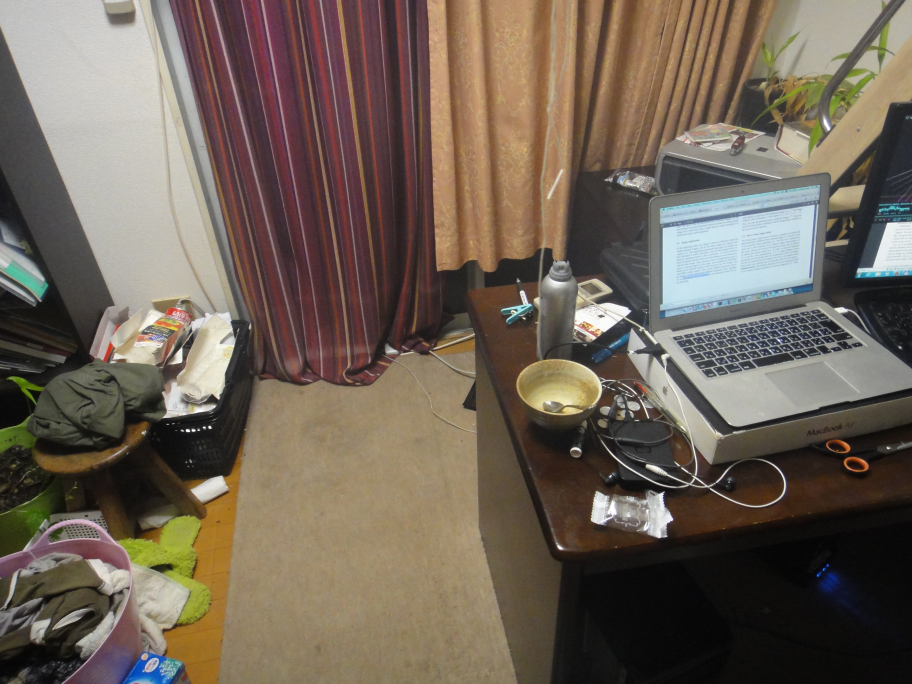
#> input picture DSC00119.JPG, 3648 x 2736 px (shown at 1/4 size)
$ python imgreg.py DSC00119.JPG DSC00120.JPG   (Python 2 division)   (older library calls are emulated)
#> lines starting #> are read from the running program, lines starting #| are printed output that depends on the picture
import numpy as np
from numpy.fft import fft2, ifft2, fftshift
from scipy import ndimage as nd
from scipy.misc import *
import sys
import math
from matplotlib import pyplot
from scipy import linalg
try:
    import scipy.ndimage.interpolation as ndii
except ImportError:
    import ndimage.interpolation as ndii

print sys.argv
import sift


# [128 lines left out: functions translation, logpolar, highpass, similarity, not called in this run]

def diadicBlur(img,lvl):
    imc=img.astype(np.float64)
    shft=2>>lvl
    imx=np.roll(imc,shft,0)*0.25+np.roll(imc,-shft,0)*0.25+0.5*imc
    imy=np.roll(imx,shft,1)*0.25+np.roll(imx,-shft,1)*0.25+0.5*imx
    return imy
def fullDiadicBlur(img,lvl):
   for l in range(lvl):
    img=diadicBlur(img,l)
   return img

# [15 lines left out: function imshow, not called in this run]
sal=len(sys.argv)
if sal==2:
 k=nd.imread(sys.argv[1])
 print k.shape
 bl=nd.filters.gaussian_filter1d(k,5,0)
 bl=nd.filters.gaussian_filter1d(bl,5,1)
 imsave('blur.jpg',bl)

# [7 lines left out: function frev, not called in this run]
if sal==3:
 im0=np.mean(imresize(nd.imread(sys.argv[1]),0.5),-1)
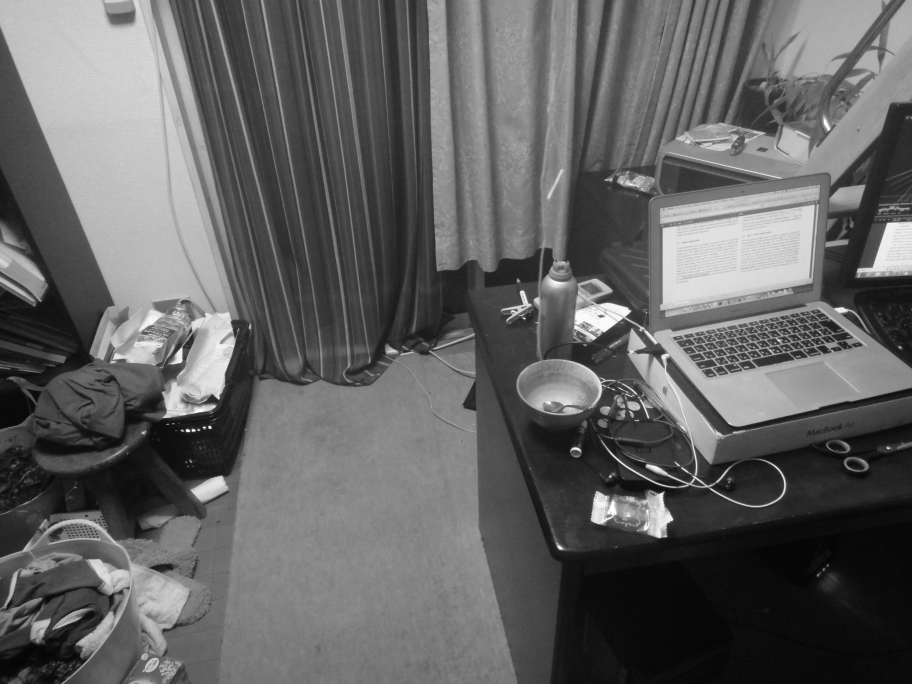
#> im0: shape (1368, 1824) float64 (shown at 1/2 size); min 3, max 255, mean 98.6

 im1=np.mean(imresize(nd.imread(sys.argv[2]),0.5),-1)#reference
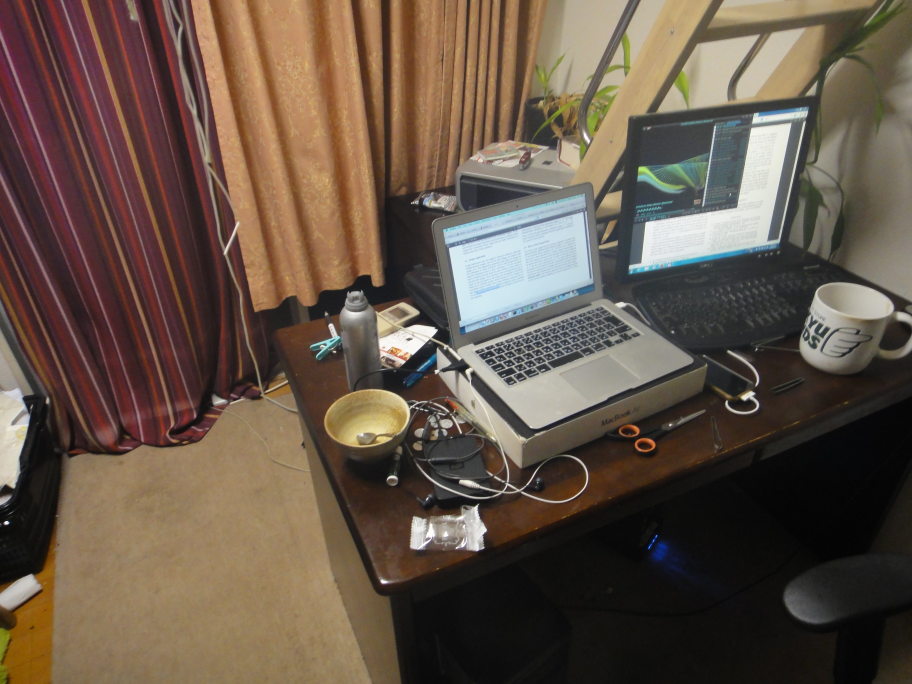
#> input picture DSC00120.JPG, 3648 x 2736 px (shown at 1/4 size)
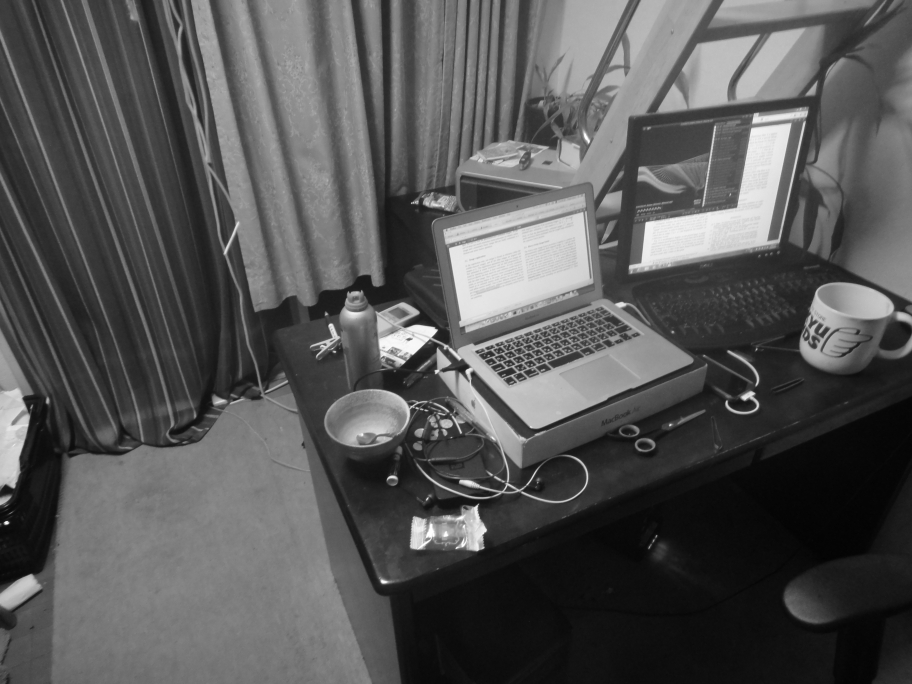
#> im1: shape (1368, 1824) float64 (shown at 1/2 size); min 3, max 255, mean 85.9
 #print sift.prep_cascade(im0,2,1.3,2,2)[0].shape
 imb0=fullDiadicBlur(im0,5)
 imb1=fullDiadicBlur(im1,5)
 dl=8
 #grid0=np.meshgrid(np.arange(0,im0.shape[0],dl),np.arange(0,im0.shape[1],dl),indexing='ij')
 grid1=np.meshgrid(np.arange(0,im1.shape[0],dl),np.arange(0,im1.shape[1],dl),indexing='ij')
 degrid=np.vstack(grid1).reshape(2,-1)
#> (the run stopped early here; a loop or call above may not have finished)
